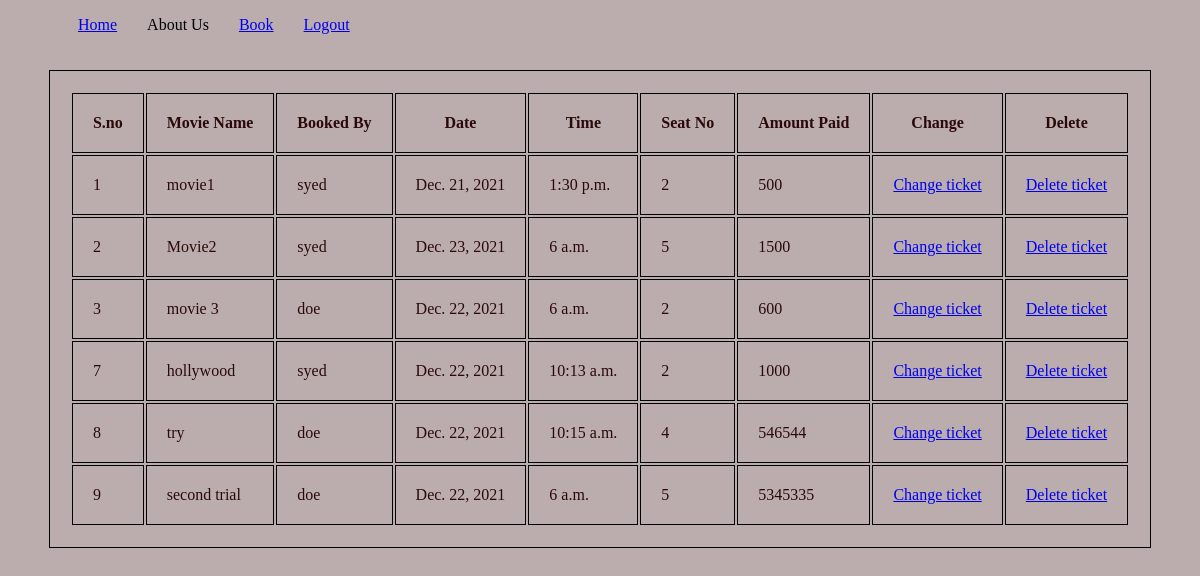
The app's page /user_info/ (signed in), older data.
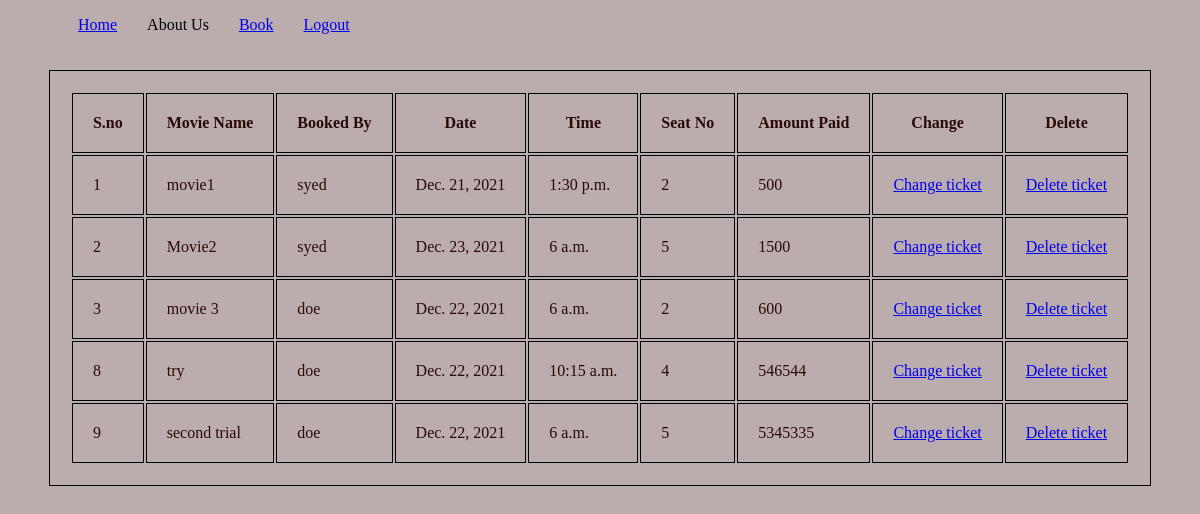
The same page, newer data.
### movie/models.py (models this page shows, shortened)
class Movies(models.Model):
    id = models.AutoField(primary_key=True)
    title = models.CharField(max_length=50,null=True,blank=True)
    username = models.ForeignKey('auth.User', on_delete=models.CASCADE)
    date = models.DateField(auto_now=False,null=True,blank=True)
    time = models.TimeField(auto_now=False, null=True,blank=True)
    seats = models.IntegerField(null=True,blank=True,
        validators=[MinValueValidator(1), MaxValueValidator(5)])
    payment = models.IntegerField(null=True,blank=True)

### movie/views.py (the view)
# urls.py: path('user_info/', views.userdata, name='userdata'),
@login_required(login_url='login')
def userdata(request):
    data = Movies.objects.all()
    context = {
        'data': data
    }
    return render(request, 'movie/ticket_info.html', context)

### movie/templates/movie/ticket_info.html (shortened to what this page needs)
{% extends 'main.html' %}
{% block content %}
<br>
<br>
<table align ="center";>
    <tr>
        <th>S.no</th>
        <th>Movie Name</th>
        <th>Booked By</th>
        <th>Date</th>
        <th>Time</th>
        <th>Seat No</th>
        <th>Amount Paid</th>
        <th>Change </th>
        <th>Delete </th>
    </tr>
{% for item in data %}
<tr>
    <td>{{item.id}}</td>
    <td>{{item.title}}</td>
    <td>{{item.username}}</td>
    <td>{{item.date}}</td>
    <td>{{item.time}}</td>
    <td>{{item.seats}}</td>
    <td>{{item.payment}}</td>
    <td><a href="{% url 'changeticket' item.id %}">Change ticket</a>
        <td><a href="{% url 'deleteticket' item.id %}">Delete ticket</a>
</tr>
{% endfor %}
</table>
{% endblock content %}

Row changes from the older to the newer data that the page shows:
removed Movies: id "7", title "hollywood", username "syed", date "Dec. 22, 2021", time "10:13 a.m.", seats "2", payment "1000"
